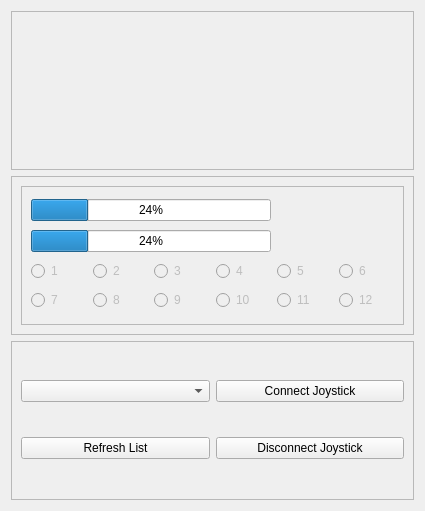
<?xml version="1.0" encoding="UTF-8"?>
<ui version="4.0">
 <class>joy_vis_widget</class>
 <widget class="QWidget" name="joy_vis_widget">
  <property name="geometry">
   <rect>
    <x>0</x>
    <y>0</y>
    <width>425</width>
    <height>511</height>
   </rect>
  </property>
  <property name="windowTitle">
   <string>Form</string>
  </property>
  <layout class="QVBoxLayout" name="verticalLayout">
   <item>
    <widget class="QFrame" name="frame">
     <property name="frameShape">
      <enum>QFrame::StyledPanel</enum>
     </property>
     <property name="frameShadow">
      <enum>QFrame::Raised</enum>
     </property>
     <layout class="QHBoxLayout" name="horizontalLayout">
      <item>
       <widget class="QWidget" name="left_stick_widget" native="true"/>
      </item>
      <item>
       <widget class="QWidget" name="right_stick_widget" native="true"/>
      </item>
     </layout>
    </widget>
   </item>
   <item>
    <widget class="QFrame" name="frame_2">
     <property name="frameShape">
      <enum>QFrame::StyledPanel</enum>
     </property>
     <property name="frameShadow">
      <enum>QFrame::Raised</enum>
     </property>
     <layout class="QVBoxLayout" name="verticalLayout_2">
      <item>
       <widget class="QFrame" name="frame_4">
        <property name="frameShape">
         <enum>QFrame::StyledPanel</enum>
        </property>
        <property name="frameShadow">
         <enum>QFrame::Raised</enum>
        </property>
        <layout class="QGridLayout" name="gridLayout">
         <item row="2" column="1">
          <widget class="QRadioButton" name="btn_2">
           <property name="enabled">
            <bool>false</bool>
           </property>
           <property name="text">
            <string>2</string>
           </property>
           <property name="checkable">
            <bool>false</bool>
           </property>
           <property name="autoExclusive">
            <bool>false</bool>
           </property>
          </widget>
         </item>
         <item row="3" column="4">
          <widget class="QRadioButton" name="btn_11">
           <property name="enabled">
            <bool>false</bool>
           </property>
           <property name="text">
            <string>11</string>
           </property>
           <property name="checkable">
            <bool>false</bool>
           </property>
           <property name="autoExclusive">
            <bool>false</bool>
           </property>
          </widget>
         </item>
         <item row="2" column="3">
          <widget class="QRadioButton" name="btn_4">
           <property name="enabled">
            <bool>false</bool>
           </property>
           <property name="text">
            <string>4</string>
           </property>
           <property name="checkable">
            <bool>false</bool>
           </property>
           <property name="autoExclusive">
            <bool>false</bool>
           </property>
          </widget>
         </item>
         <item row="3" column="1">
          <widget class="QRadioButton" name="btn_8">
           <property name="enabled">
            <bool>false</bool>
           </property>
           <property name="text">
            <string>8</string>
           </property>
           <property name="checkable">
            <bool>false</bool>
           </property>
           <property name="autoExclusive">
            <bool>false</bool>
           </property>
          </widget>
         </item>
         <item row="2" column="0">
          <widget class="QRadioButton" name="btn_1">
           <property name="enabled">
            <bool>false</bool>
           </property>
           <property name="text">
            <string>1</string>
           </property>
           <property name="checkable">
            <bool>false</bool>
           </property>
           <property name="autoExclusive">
            <bool>false</bool>
           </property>
          </widget>
         </item>
         <item row="2" column="4">
          <widget class="QRadioButton" name="btn_5">
           <property name="enabled">
            <bool>false</bool>
           </property>
           <property name="text">
            <string>5</string>
           </property>
           <property name="checkable">
            <bool>false</bool>
           </property>
           <property name="autoExclusive">
            <bool>false</bool>
           </property>
          </widget>
         </item>
         <item row="2" column="2">
          <widget class="QRadioButton" name="btn_3">
           <property name="enabled">
            <bool>false</bool>
           </property>
           <property name="text">
            <string>3</string>
           </property>
           <property name="checkable">
            <bool>false</bool>
           </property>
           <property name="autoExclusive">
            <bool>false</bool>
           </property>
          </widget>
         </item>
         <item row="3" column="2">
          <widget class="QRadioButton" name="btn_9">
           <property name="enabled">
            <bool>false</bool>
           </property>
           <property name="text">
            <string>9</string>
           </property>
           <property name="checkable">
            <bool>false</bool>
           </property>
           <property name="autoExclusive">
            <bool>false</bool>
           </property>
          </widget>
         </item>
         <item row="3" column="3">
          <widget class="QRadioButton" name="btn_10">
           <property name="enabled">
            <bool>false</bool>
           </property>
           <property name="text">
            <string>10</string>
           </property>
           <property name="checkable">
            <bool>false</bool>
           </property>
           <property name="autoExclusive">
            <bool>false</bool>
           </property>
          </widget>
         </item>
         <item row="3" column="0">
          <widget class="QRadioButton" name="btn_7">
           <property name="enabled">
            <bool>false</bool>
           </property>
           <property name="text">
            <string>7</string>
           </property>
           <property name="checkable">
            <bool>false</bool>
           </property>
           <property name="autoExclusive">
            <bool>false</bool>
           </property>
          </widget>
         </item>
         <item row="2" column="5">
          <widget class="QRadioButton" name="btn_6">
           <property name="enabled">
            <bool>false</bool>
           </property>
           <property name="text">
            <string>6</string>
           </property>
           <property name="checkable">
            <bool>false</bool>
           </property>
           <property name="autoExclusive">
            <bool>false</bool>
           </property>
          </widget>
         </item>
         <item row="3" column="5">
          <widget class="QRadioButton" name="btn_12">
           <property name="enabled">
            <bool>false</bool>
           </property>
           <property name="text">
            <string>12</string>
           </property>
           <property name="checkable">
            <bool>false</bool>
           </property>
           <property name="autoExclusive">
            <bool>false</bool>
           </property>
          </widget>
         </item>
         <item row="0" column="4" rowspan="2" colspan="2">
          <widget class="QWidget" name="d_pad_widget" native="true"/>
         </item>
         <item row="0" column="0" colspan="4">
          <widget class="QProgressBar" name="left_trigger">
           <property name="value">
            <number>24</number>
           </property>
          </widget>
         </item>
         <item row="1" column="0" colspan="4">
          <widget class="QProgressBar" name="right_trigger">
           <property name="value">
            <number>24</number>
           </property>
          </widget>
         </item>
        </layout>
       </widget>
      </item>
     </layout>
    </widget>
   </item>
   <item>
    <widget class="QFrame" name="frame_3">
     <property name="frameShape">
      <enum>QFrame::StyledPanel</enum>
     </property>
     <property name="frameShadow">
      <enum>QFrame::Raised</enum>
     </property>
     <layout class="QGridLayout" name="gridLayout_2">
      <item row="0" column="1">
       <widget class="QPushButton" name="connect_joystick">
        <property name="text">
         <string>Connect Joystick</string>
        </property>
       </widget>
      </item>
      <item row="1" column="1">
       <widget class="QPushButton" name="disconnect_joysticks">
        <property name="text">
         <string>Disconnect Joystick</string>
        </property>
       </widget>
      </item>
      <item row="1" column="0">
       <widget class="QPushButton" name="refresh_joysticks">
        <property name="text">
         <string>Refresh List</string>
        </property>
       </widget>
      </item>
      <item row="0" column="0">
       <widget class="QComboBox" name="joysticks_list"/>
      </item>
     </layout>
    </widget>
   </item>
  </layout>
 </widget>
 <resources/>
 <connections/>
</ui>
